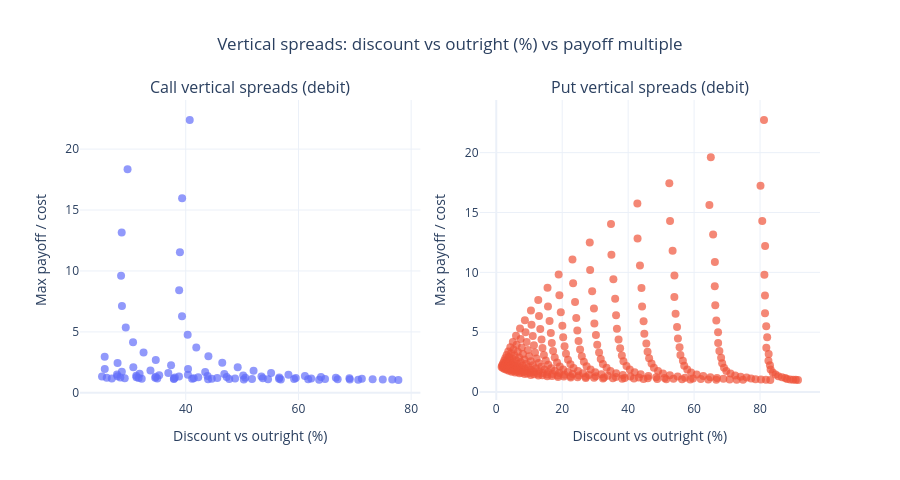

Here is the notebook cell this chart was saved with:
### Markdown cell above
### Vertical spreads: call spreads and put spreads

Screening for optimal call spreads to buy based on metrics of leveraged payoff and discount to buying the outright long call only.

Rank call/put spreads by discount to outright call or put, and max payoff/cost.

When buying a call spread, we want a large discount (at least 30%), and the highest payoff/cost possible. But there is a measure missing: how "far" the long strike is, in number of sigma of realised vol.

### Code cell
# Vertical spreads only (positive net price).
# Call: long K_low, short K_high (K_low < K_high). Outright = long call at K_low only.
#   discount vs outright (%) = 100 * C(K_high) / C(K_low)
#   max payoff at expiry (S >= K_high) = K_high - K_low; cost = C(K_low) - C(K_high)
# Put: long K_high, short K_low. Outright = long put at K_high only.
#   discount vs outright (%) = 100 * P(K_low) / P(K_high)
#   max payoff (S <= K_low) = K_high - K_low; cost = P(K_high) - P(K_low)

K = option_prices["Strike"].to_numpy(dtype=float)
C = option_prices["Calls"].to_numpy(dtype=float)
P = option_prices["Puts"].to_numpy(dtype=float)
n = len(K)

# constraints:
# strike spread >= 15
# discount >= 25%
min_strike_spread = 15
min_discount = 25

call_x, call_y, call_text = [], [], []
call_records = []
for i in range(n):
    for j in range(i + 1, n):
        k_lo, k_hi = K[i], K[j]
        # eliminate tight spreads
        if k_hi - k_lo < min_strike_spread:
            continue
        c_lo, c_hi = C[i], C[j]
        cost = c_lo - c_hi
        if cost <= 1e-12:
            continue
        width = k_hi - k_lo
        if c_lo <= 1e-12:
            continue
        discount_pct = 100.0 * c_hi / c_lo
        # eliminate low discounts
        if discount_pct < min_discount:
            continue
        call_x.append(discount_pct)
        call_y.append(width / cost)
        call_text.append(f"long {k_lo:g} / short {k_hi:g}")
        call_records.append(
            {
                "K_long": k_lo,
                "K_short": k_hi,
                "strike_spread": width,
                "discount_pct": discount_pct,
                "net_debit": cost,
                "max_payoff": width,
                "max_payoff_over_cost": width / cost,
            }
        )

put_x, put_y, put_text = [], [], []
for i in range(n):
    for j in range(i + 1, n):
        k_lo, k_hi = K[i], K[j]
        p_lo, p_hi = P[i], P[j]
        cost = p_hi - p_lo
        if cost <= 1e-12:
            continue
        width = k_hi - k_lo
        if p_hi <= 1e-12:
            continue
        discount_pct = 100.0 * p_lo / p_hi
        put_x.append(discount_pct)
        put_y.append(width / cost)
        put_text.append(f"long {k_hi:g} / short {k_lo:g}")

fig_spreads = make_subplots(
    rows=1,
    cols=2,
    subplot_titles=(
        "Call vertical spreads (debit)",
        "Put vertical spreads (debit)",
    ),
    horizontal_spacing=0.08,
)
fig_spreads.add_trace(
    go.Scatter(
        x=call_x,
        y=call_y,
        mode="markers",
        marker=dict(size=8, opacity=0.7),
        text=call_text,
        hovertemplate=(
            "%{text}<br>discount vs outright=%{x:.1f}%<br>max payoff/cost=%{y:.2f}<extra></extra>"
        ),
        name="Call spreads",
    ),
    row=1,
    col=1,
)
fig_spreads.add_trace(
    go.Scatter(
        x=put_x,
        y=put_y,
        mode="markers",
        marker=dict(size=8, opacity=0.7),
        text=put_text,
        hovertemplate=(
            "%{text}<br>discount vs outright=%{x:.1f}%<br>max payoff/cost=%{y:.2f}<extra></extra>"
        ),
        name="Put spreads",
    ),
    row=1,
    col=2,
)
fig_spreads.update_xaxes(title_text="Discount vs outright (%)", row=1, col=1)
fig_spreads.update_xaxes(title_text="Discount vs outright (%)", row=1, col=2)
fig_spreads.update_yaxes(title_text="Max payoff / cost", row=1, col=1)
fig_spreads.update_yaxes(title_text="Max payoff / cost", row=1, col=2)
fig_spreads.update_layout(
    template="plotly_white",
    showlegend=False,
    title_text="Vertical spreads: discount vs outright (%) vs payoff multiple",
    title_x=0.5,
    height=480,
)
fig_spreads.show()

call_spreads_all = pd.DataFrame(call_records)
call_spreads_filtered = (
    call_spreads_all[
        (call_spreads_all["discount_pct"] > 30)
        & (call_spreads_all["strike_spread"] >= 20)
    ]
    .sort_values("max_payoff_over_cost", ascending=False)
    .reset_index(drop=True)
)
call_spreads_filtered.head(10)

### Figure 1 — Plotly figure (JSON) as saved in the notebook; plotly's stock layout.template omitted (floating-point values rounded to 4 significant figures; data arrays with more than 128 entries replaced by an {"elided": "..."} marker saying what was removed)
{"data": [{"hovertemplate": "%{text}<br>discount vs outright=%{x:.1f}%<br>max payoff/cost=%{y:.2f}<extra></extra>", "marker": {"opacity": 0.7, "size": 8}, "mode": "markers", "name": "Call spreads", "text": ["long 200 / short 215", "long 200 / short 220", "long 200 / short 225", "long 200 / short 230", "long 200 / short 235", "long 200 / short 240", "long 200 / short 245", "long 200 / short 250", "long 200 / short 255", "long 205 / short 220", "long 205 / short 225", "long 205 / short 230", "long 205 / short 235", "long 205 / short 240", "long 205 / short 245", "long 205 / short 250", "long 205 / short 255", "long 210 / short 225", "long 210 / short 230", "long 210 / short 235", "long 210 / short 240", "long 210 / short 245", "long 210 / short 250", "long 210 / short 255", "long 210 / short 260", "long 215 / short 230", "long 215 / short 235", "long 215 / short 240", "long 215 / short 245", "long 215 / short 250", "long 215 / short 255", "long 215 / short 260", "long 220 / short 235", "long 220 / short 240", "long 220 / short 245", "long 220 / short 250", "long 220 / short 255", "long 220 / short 260", "long 220 / short 265", "long 225 / short 240", "long 225 / short 245", "long 225 / short 250", "long 225 / short 255", "long 225 / short 260", "long 225 / short 265", "long 230 / short 245", "long 230 / short 250", "long 230 / short 255", "long 230 / short 260", "long 230 / short 265", "long 235 / short 250", "long 235 / short 255", "long 235 / short 260", "long 235 / short 265", "long 235 / short 270", "long 240 / short 255", "long 240 / short 260", "long 240 / short 265", "long 240 / short 270", "long 245 / short 260", "long 245 / short 265", "long 245 / short 270", "long 245 / short 275", "long 250 / short 265", "long 250 / short 270", "long 250 / short 275", "long 250 / short 280", "long 255 / short 270", "long 255 / short 275", "long 255 / short 280", "long 260 / short 275", "long 260 / short 280", "long 260 / short 285", "long 265 / short 280", "long 265 / short 285", "long 265 / short 290", "long 270 / short 285", "long 270 / short 290", "long 275 / short 290", "long 275 / short 295", "long 280 / short 295", "long 280 / short 300", "long 285 / short 300", "long 285 / short 305", "long 290 / short 305", "long 290 / short 310", "long 295 / short 310", "long 295 / short 315", "long 300 / short 315", "long 300 / short 320", "long 305 / short 320"], "type": "scatter", "x": [77.73, 70.6, 63.67, 56.87, 50.3, 43.96, 37.9, 32.19, 26.88, 76.64, 69.11, 61.73, 54.61, 47.72, 41.14, 34.94, 29.18, 74.96, 66.95, 59.23, 51.76, 44.62, 37.9, 31.65, 25.98, 73.16, 64.72, 56.55, 48.75, 41.42, 34.58, 28.39, 71.25, 62.26, 53.67, 45.6, 38.07, 31.25, 25.14, 69.05, 59.52, 50.56, 42.22, 34.66, 27.88, 66.64, 56.61, 47.27, 38.8, 31.22, 64.0, 53.43, 43.86, 35.29, 27.8, 61.14, 50.2, 40.38, 31.82, 58.23, 46.85, 36.91, 28.66, 55.15, 43.45, 33.74, 25.63, 52.03, 40.41, 30.7, 49.22, 37.39, 27.9, 46.48, 34.68, 25.62, 44.02, 32.51, 41.87, 30.65, 40.34, 29.36, 39.34, 28.68, 38.83, 28.52, 38.97, 28.64, 39.35, 29.68, 40.71], "xaxis": "x", "y": [1.053, 1.063, 1.075, 1.087, 1.101, 1.115, 1.132, 1.152, 1.175, 1.089, 1.098, 1.108, 1.121, 1.136, 1.153, 1.173, 1.198, 1.102, 1.114, 1.128, 1.144, 1.163, 1.185, 1.211, 1.243, 1.124, 1.14, 1.157, 1.177, 1.201, 1.229, 1.263, 1.155, 1.173, 1.194, 1.221, 1.251, 1.288, 1.331, 1.19, 1.213, 1.241, 1.274, 1.315, 1.361, 1.236, 1.267, 1.303, 1.347, 1.398, 1.294, 1.334, 1.384, 1.44, 1.506, 1.372, 1.428, 1.491, 1.564, 1.481, 1.552, 1.634, 1.734, 1.623, 1.717, 1.832, 1.958, 1.818, 1.951, 2.097, 2.092, 2.262, 2.456, 2.467, 2.695, 2.959, 2.994, 3.311, 3.713, 4.149, 4.762, 5.362, 6.276, 7.117, 8.427, 9.615, 11.54, 13.16, 15.96, 18.35, 22.39], "yaxis": "y"}, {"hovertemplate": "%{text}<br>discount vs outright=%{x:.1f}%<br>max payoff/cost=%{y:.2f}<extra></extra>", "marker": {"opacity": 0.7, "size": 8}, "mode": "markers", "name": "Put spreads", "text": {"elided": "300 str values"}, "type": "scatter", "x": {"elided": "300 float values"}, "xaxis": "x2", "y": {"elided": "300 float values"}, "yaxis": "y2"}], "layout": {"annotations": [{"font": {"size": 16}, "showarrow": false, "text": "Call vertical spreads (debit)", "x": 0.23, "xanchor": "center", "xref": "paper", "y": 1, "yanchor": "bottom", "yref": "paper"}, {"font": {"size": 16}, "showarrow": false, "text": "Put vertical spreads (debit)", "x": 0.77, "xanchor": "center", "xref": "paper", "y": 1, "yanchor": "bottom", "yref": "paper"}], "height": 480, "showlegend": false, "title": {"text": "Vertical spreads: discount vs outright (%) vs payoff multiple", "x": 0.5}, "xaxis": {"anchor": "y", "domain": [0, 0.46], "title": {"text": "Discount vs outright (%)"}}, "xaxis2": {"anchor": "y2", "domain": [0.54, 1], "title": {"text": "Discount vs outright (%)"}}, "yaxis": {"anchor": "x", "domain": [0, 1], "title": {"text": "Max payoff / cost"}}, "yaxis2": {"anchor": "x2", "domain": [0, 1], "title": {"text": "Max payoff / cost"}}}}
